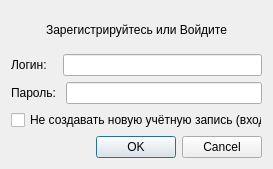
<?xml version="1.0" encoding="UTF-8"?>
<ui version="4.0">
 <class>Registration</class>
 <widget class="QDialog" name="Registration">
  <property name="geometry">
   <rect>
    <x>0</x>
    <y>0</y>
    <width>273</width>
    <height>169</height>
   </rect>
  </property>
  <property name="sizePolicy">
   <sizepolicy hsizetype="Fixed" vsizetype="Fixed">
    <horstretch>0</horstretch>
    <verstretch>0</verstretch>
   </sizepolicy>
  </property>
  <property name="minimumSize">
   <size>
    <width>273</width>
    <height>169</height>
   </size>
  </property>
  <property name="maximumSize">
   <size>
    <width>273</width>
    <height>169</height>
   </size>
  </property>
  <property name="windowTitle">
   <string>Авторизация</string>
  </property>
  <layout class="QVBoxLayout" name="verticalLayout">
   <item>
    <widget class="QLabel" name="hellolable">
     <property name="text">
      <string>Зарегистрируйтесь или Войдите</string>
     </property>
     <property name="alignment">
      <set>Qt::AlignCenter</set>
     </property>
    </widget>
   </item>
   <item>
    <layout class="QHBoxLayout" name="horizontalLayout">
     <item>
      <widget class="QLabel" name="label">
       <property name="text">
        <string>Логин:   </string>
       </property>
      </widget>
     </item>
     <item>
      <widget class="QLineEdit" name="loginline"/>
     </item>
    </layout>
   </item>
   <item>
    <layout class="QHBoxLayout" name="horizontalLayout_2">
     <item>
      <widget class="QLabel" name="label_2">
       <property name="text">
        <string>Пароль: </string>
       </property>
      </widget>
     </item>
     <item>
      <widget class="QLineEdit" name="passwordline"/>
     </item>
    </layout>
   </item>
   <item>
    <widget class="QCheckBox" name="isRegistry">
     <property name="text">
      <string>Не создавать новую учётную запись (вход)</string>
     </property>
    </widget>
   </item>
   <item>
    <widget class="QDialogButtonBox" name="buttonBox">
     <property name="standardButtons">
      <set>QDialogButtonBox::Cancel|QDialogButtonBox::Ok</set>
     </property>
    </widget>
   </item>
  </layout>
 </widget>
 <resources/>
 <connections/>
</ui>
